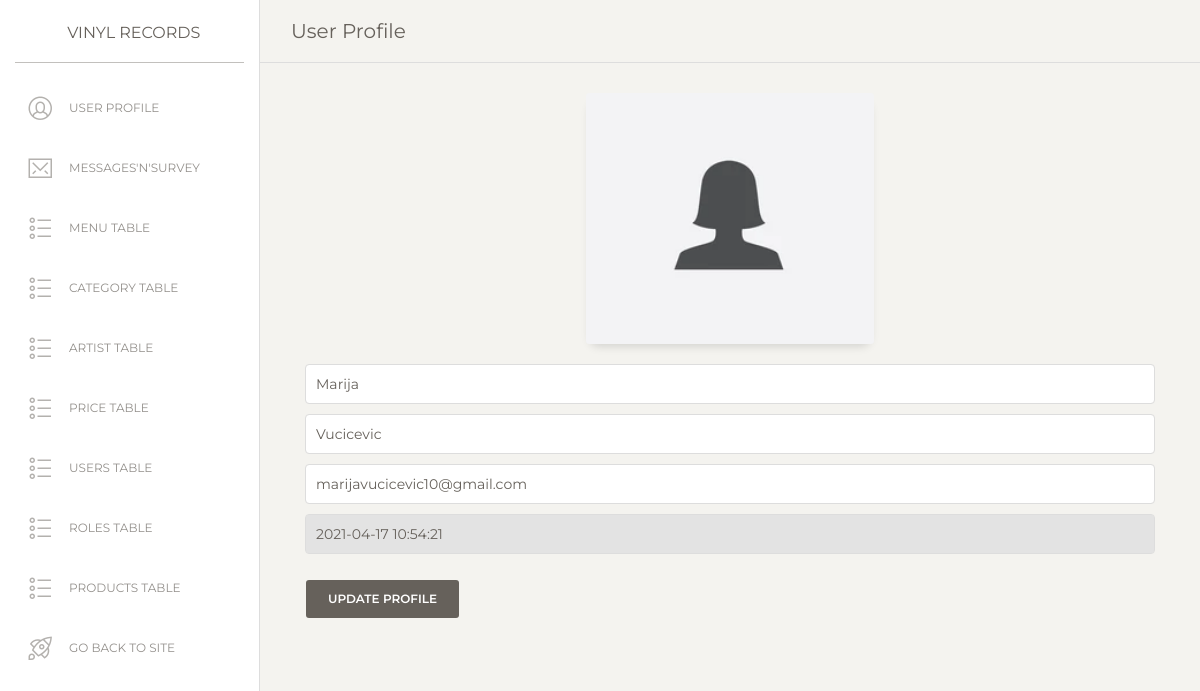
Screenshot of /assets/adminPanel.php (signed in) with the database file from the repository.
### tables this page shows
CREATE TABLE `user` (
  `id_user` int(255) NOT NULL,
  `name_user` varchar(100) NOT NULL,
  `lastname_user` varchar(100) NOT NULL,
  `email_user` varchar(100) NOT NULL,
  `password_user` varchar(35) NOT NULL,
  `id_roles` int(255) NOT NULL,
  `time_register` timestamp NOT NULL DEFAULT current_timestamp()
);

### assets/modals/functions.php (called while the page is built, shortened)
<?php
    include "connection.php";
    function getAdmin(){
        global $conn;
        try{
            $query="SELECT * FROM user WHERE id_roles=1";
            $result=$conn->query($query)->fetch();
            return $result;
        }
        catch(PDOException $e){
            $message="Server error";
        }
    }
?>

### assets/adminPanel.php (the view, shortened to what this page needs)
<?php
    if(!isset($_SESSION['user'])){
    header("location: modals/404Page.php?notFound");
  }
    else if($_SESSION['idRole']!=1){
    header("location: modals/404Page.php?notFound");
  }
    else{
  include "pages/headAdmin.php";
  include "pages/headerAdmin.php";
  include "modals/functions.php";
  $user=getAdmin();
?>
  <div class="main-panel" style="height: 100vh;">
      <nav class="navbar navbar-expand-lg navbar-absolute fixed-top navbar-transparent">
        <div class="container-fluid">
          <div class="navbar-wrapper">
            <a class="navbar-brand" href="adminPanel.php">User profile</a>
          </div>
        </div>
      </nav>
    <div class="content">
        <div class="container">
            <div class="row">
                <div class="col-md-12">
                    <div class="card text-center mx-auto" style="width: 18rem;">
                    <img class="card-img-top" src="img/user.png" alt="Card image cap">
                </div>
                <div class="tm-container-inner-2 tm-contact-section">
            <div class="row">
              <div class="col-md-12" id="con">
						<form>
					        <div class="form-group">
					          <input type="text" id="nameInputAdmin" class="form-control" placeholder="Name" value="<?=$user->name_user?>"/>
					        </div>
							    <div class="form-group">
					          <input type="text" id="lastNameInputAdmin" class="form-control" placeholder="Last Name" value="<?=$user->lastname_user?>"/>
					        </div>
					        <div class="form-group">
					          <input type="email" class="form-control" id="emailInputAdmin" placeholder="Email" value="<?=$user->email_user?>"/>
					        </div>
                  <div class="form-group">
					          <input type="text"  class="form-control" id="emailInputAdmin" placeholder="Email" value="<?=$user->time_register?>" disabled/>
					        </div>
					        <div class="form-group tm-d-flex">
					          <button type="button" id="updateAdmin" class="btn tm-btn-right">Update profile</button>
					        </div>
						</form>
					</div>
				</div>
			</div>
            </div>
        </div>
    </div>
<?php
  }
  include "pages/footerAdmin.php";
?>

### rows the page displays
user: name_user "Marija", lastname_user "Vucicevic", email_user "marijavucicevic10@gmail.com", time_register "2021-04-17 10:54:21"
